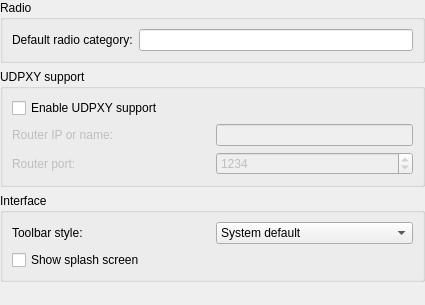
<?xml version="1.0" encoding="UTF-8"?>
<ui version="4.0">
 <class>SettingsEditorCommon</class>
 <widget class="QWidget" name="SettingsEditorCommon">
  <property name="geometry">
   <rect>
    <x>0</x>
    <y>0</y>
    <width>425</width>
    <height>305</height>
   </rect>
  </property>
  <layout class="QVBoxLayout" name="verticalLayout">
   <property name="margin">
    <number>0</number>
   </property>
   <item>
    <widget class="QGroupBox" name="groupRadio">
     <property name="title">
      <string>Radio</string>
     </property>
     <layout class="QHBoxLayout" name="horizontalLayout">
      <item>
       <widget class="QLabel" name="labelRadio">
        <property name="text">
         <string>Default radio category:</string>
        </property>
       </widget>
      </item>
      <item>
       <widget class="QLineEdit" name="editRadio"/>
      </item>
     </layout>
    </widget>
   </item>
   <item>
    <widget class="QGroupBox" name="groupUdpxy">
     <property name="title">
      <string>UDPXY support</string>
     </property>
     <layout class="QGridLayout" name="gridLayout">
      <item row="0" column="0" colspan="2">
       <widget class="QCheckBox" name="checkUdpxy">
        <property name="text">
         <string>Enable UDPXY support</string>
        </property>
       </widget>
      </item>
      <item row="1" column="1">
       <widget class="QLineEdit" name="editUdpxyUrl">
        <property name="enabled">
         <bool>false</bool>
        </property>
        <property name="sizePolicy">
         <sizepolicy hsizetype="Preferred" vsizetype="Fixed">
          <horstretch>0</horstretch>
          <verstretch>0</verstretch>
         </sizepolicy>
        </property>
       </widget>
      </item>
      <item row="2" column="1">
       <widget class="QSpinBox" name="editUdpxyPort">
        <property name="enabled">
         <bool>false</bool>
        </property>
        <property name="maximum">
         <number>9999</number>
        </property>
        <property name="value">
         <number>1234</number>
        </property>
       </widget>
      </item>
      <item row="1" column="0">
       <widget class="QLabel" name="labelUdpxyUrl">
        <property name="enabled">
         <bool>false</bool>
        </property>
        <property name="text">
         <string>Router IP or name:</string>
        </property>
       </widget>
      </item>
      <item row="2" column="0">
       <widget class="QLabel" name="labelUdpxyPort">
        <property name="enabled">
         <bool>false</bool>
        </property>
        <property name="text">
         <string>Router port:</string>
        </property>
       </widget>
      </item>
     </layout>
    </widget>
   </item>
   <item>
    <widget class="QGroupBox" name="groupGui">
     <property name="title">
      <string>Interface</string>
     </property>
     <layout class="QGridLayout" name="gridLayout_2">
      <item row="0" column="0">
       <widget class="QLabel" name="labelToolbarStyle">
        <property name="text">
         <string>Toolbar style:</string>
        </property>
       </widget>
      </item>
      <item row="0" column="1">
       <widget class="QComboBox" name="comboToolbarLook">
        <property name="currentIndex">
         <number>4</number>
        </property>
        <item>
         <property name="text">
          <string>Icon only</string>
         </property>
        </item>
        <item>
         <property name="text">
          <string>Text only</string>
         </property>
        </item>
        <item>
         <property name="text">
          <string>Text beside icon</string>
         </property>
        </item>
        <item>
         <property name="text">
          <string>Text under icon</string>
         </property>
        </item>
        <item>
         <property name="text">
          <string>System default</string>
         </property>
        </item>
       </widget>
      </item>
      <item row="1" column="0" colspan="2">
       <widget class="QCheckBox" name="checkSplash">
        <property name="text">
         <string>Show splash screen</string>
        </property>
       </widget>
      </item>
     </layout>
    </widget>
   </item>
   <item>
    <spacer name="verticalSpacer">
     <property name="orientation">
      <enum>Qt::Vertical</enum>
     </property>
     <property name="sizeHint" stdset="0">
      <size>
       <width>20</width>
       <height>40</height>
      </size>
     </property>
    </spacer>
   </item>
  </layout>
 </widget>
 <resources/>
 <connections>
  <connection>
   <sender>checkUdpxy</sender>
   <signal>toggled(bool)</signal>
   <receiver>labelUdpxyUrl</receiver>
   <slot>setEnabled(bool)</slot>
   <hints>
    <hint type="sourcelabel">
     <x>95</x>
     <y>110</y>
    </hint>
    <hint type="destinationlabel">
     <x>81</x>
     <y>141</y>
    </hint>
   </hints>
  </connection>
  <connection>
   <sender>checkUdpxy</sender>
   <signal>toggled(bool)</signal>
   <receiver>labelUdpxyPort</receiver>
   <slot>setEnabled(bool)</slot>
   <hints>
    <hint type="sourcelabel">
     <x>201</x>
     <y>117</y>
    </hint>
    <hint type="destinationlabel">
     <x>165</x>
     <y>168</y>
    </hint>
   </hints>
  </connection>
  <connection>
   <sender>checkUdpxy</sender>
   <signal>toggled(bool)</signal>
   <receiver>editUdpxyUrl</receiver>
   <slot>setEnabled(bool)</slot>
   <hints>
    <hint type="sourcelabel">
     <x>222</x>
     <y>117</y>
    </hint>
    <hint type="destinationlabel">
     <x>268</x>
     <y>139</y>
    </hint>
   </hints>
  </connection>
  <connection>
   <sender>checkUdpxy</sender>
   <signal>toggled(bool)</signal>
   <receiver>editUdpxyPort</receiver>
   <slot>setEnabled(bool)</slot>
   <hints>
    <hint type="sourcelabel">
     <x>314</x>
     <y>120</y>
    </hint>
    <hint type="destinationlabel">
     <x>318</x>
     <y>157</y>
    </hint>
   </hints>
  </connection>
 </connections>
</ui>
